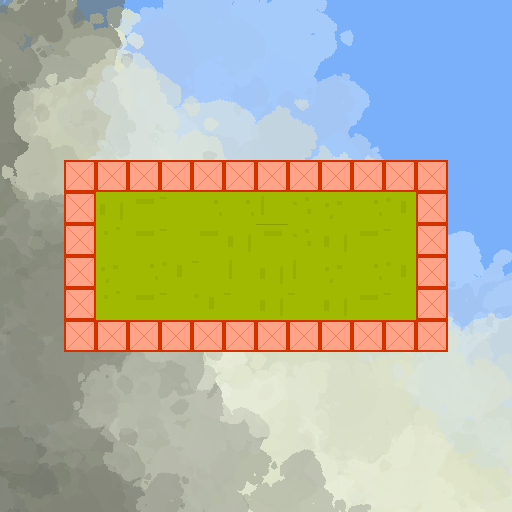

Below is a game level as drawn by its tile map, then a one-line description and the .tmx that defines it (tile-layer data replaced by summaries):
An orthogonal 16x16 tile map with 32x32 px tiles, 4 tile layers (ground, items, function, object), 2 tilesets, 1 image layer and 2 objects (spawn, TestNPC).

<map version="1.0" orientation="orthogonal" width="16" height="16" tilewidth="32" tileheight="32">
 <properties>
  <property name="data" value="data.json" />
 </properties>
 <tileset firstgid="1" name="tile_ground" tilewidth="32" tileheight="32">
  <image source="tile_ground.png" width="512" height="512" />
 </tileset>
 <tileset firstgid="257" name="tile_function" tilewidth="32" tileheight="32">
  <image source="tile_function.png" width="512" height="512" />
  <tile id="0">
   <properties>
    <property name="body" value="static" />
    <property name="type" value="physic" />
   </properties>
  </tile>
  <tile id="1">
   <properties>
    <property name="type" value="activator" />
   </properties>
  </tile>
  <tile id="2">
   <properties>
    <property name="type" value="death" />
   </properties>
  </tile>
  <tile id="3">
   <properties>
    <property name="type" value="stair" />
   </properties>
  </tile>
  <tile id="4">
   <properties>
    <property name="type" value="air" />
   </properties>
  </tile>
  <tile id="5">
   <properties>
    <property name="type" value="spawn" />
   </properties>
  </tile>
 </tileset>
 <imagelayer name="background" width="16" height="16">
  <image source="image_background.png" />
  <properties>
   <property name="offsetX" value="0.4" />
   <property name="offsetY" value="0.4" />
   <property name="parallax" value="true" />
  </properties>
 </imagelayer>
 <layer name="ground" width="16" height="16">
  <data>[256 cells, 55 non-empty, 22 distinct tile ids]</data>
 </layer>
 <layer name="items" width="16" height="16">
  <data>[256 cells, 0 non-empty, 0 distinct tile ids]</data>
 </layer>
 <layer name="function" width="16" height="16">
  <properties>
   <property name="display" value="false" />
   <property name="functional" value="true" />
  </properties>
  <data>[256 cells, 32 non-empty, 1 distinct tile ids]</data>
 </layer>
 <layer name="object" width="16" height="16">
  <data>[256 cells, 0 non-empty, 0 distinct tile ids]</data>
 </layer>
 <objectgroup name="actions" width="16" height="16">
  <object name="spawn" x="131" y="243" width="24" height="23">
   <properties>
    <property name="type" value="playerspawn" />
   </properties>
  </object>
  <object name="TestNPC" x="349" y="225" width="54" height="50">
   <properties>
    <property name="animator" value="Humti" />
    <property name="convo" value="humptiIntro" />
    <property name="onActivate" value="convo('humptiIntro'); " />
    <property name="type" value="npc" />
   </properties>
  </object>
 </objectgroup>
</map>
